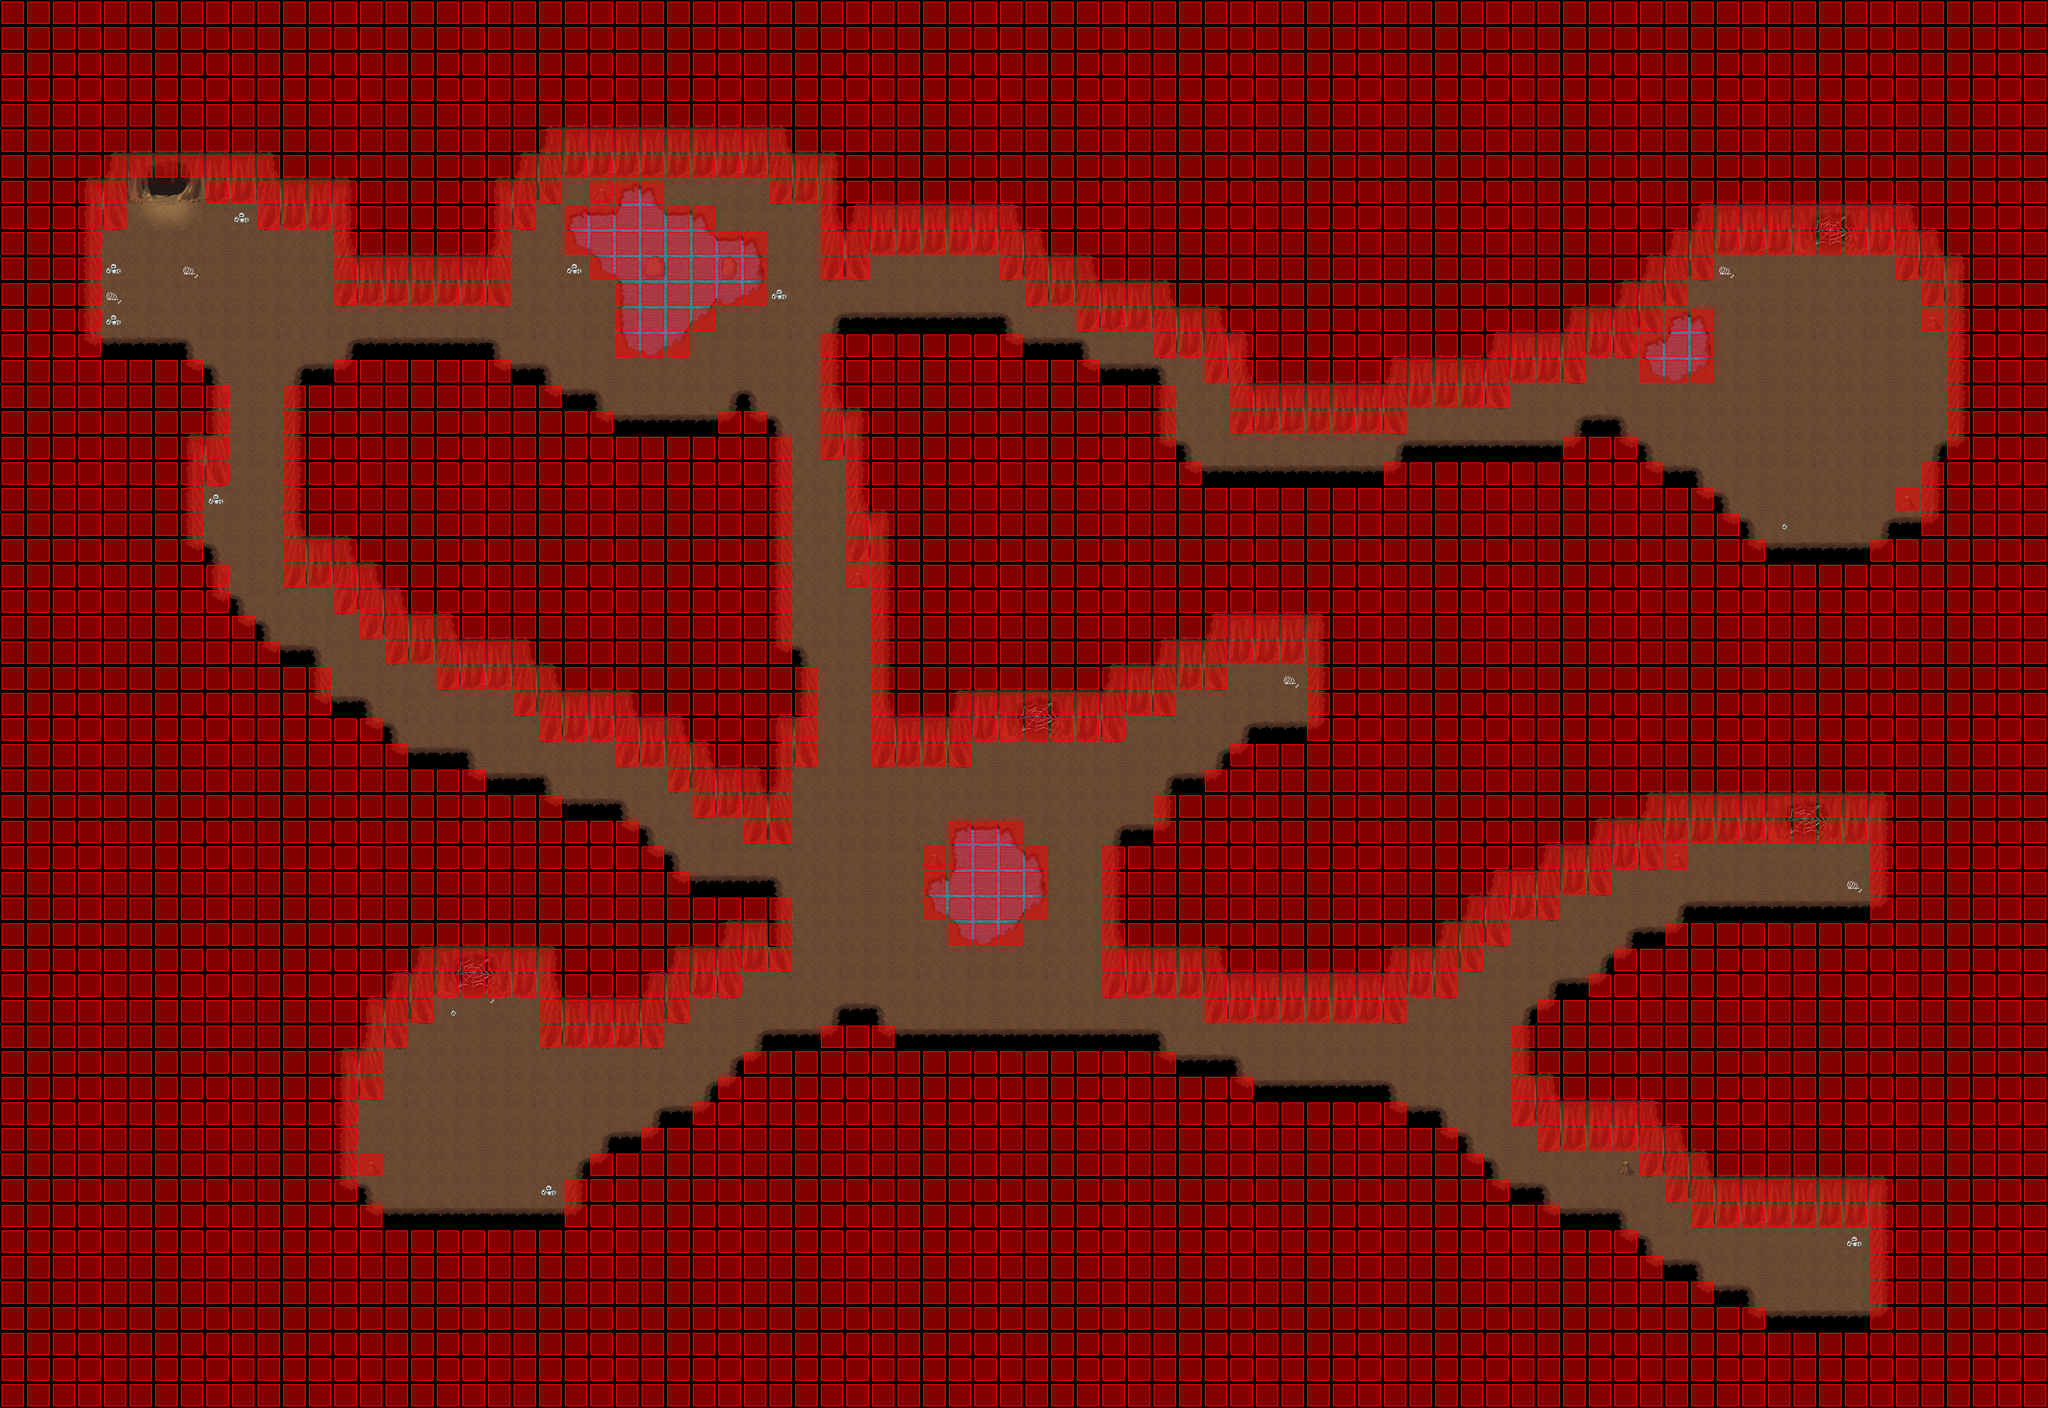

The image is a tile-based game level rendered from a .tmx file. Its description and source (layers, tilesets, objects; grid data summarised) follow:
An orthogonal 80x55 tile map with 32x32 px tiles, 6 tile layers (Ground, Ground, Ground, Fringe, ...), 8 tilesets and 6 objects (4x SPAWN, WARP, SCRIPT).

<map version="1.0" orientation="orthogonal" width="80" height="55" tilewidth="32" tileheight="32">
 <properties>
  <property name="AutoMappingRadius" value="10" />
  <property name="DeleteTiles" value="1" />
  <property name="music" value="inside2.ogg" />
 </properties>
 <tileset firstgid="1" name="collision1_32_32" tilewidth="32" tileheight="32">
  <image source="../graphics/tiles/collision1_32_32.png" width="1024" height="1024" />
 </tileset>
 <tileset firstgid="1025" name="misc1_32_64" tilewidth="32" tileheight="64">
  <image source="../graphics/tiles/misc1_32_64.png" width="1024" height="1024" />
 </tileset>
 <tileset firstgid="1537" name="automapping_set_cave_32_32" tilewidth="32" tileheight="32">
  <image source="../graphics/tiles/automapping_set_cave_32_32.png" width="1024" height="1024" />
 </tileset>
 <tileset firstgid="2561" name="cave1_32_32" tilewidth="32" tileheight="32">
  <image source="../graphics/tiles/cave1_32_32.png" width="1024" height="1024" />
 </tileset>
 <tileset firstgid="3585" name="cave1_32_64" tilewidth="32" tileheight="64">
  <image source="../graphics/tiles/cave1_32_64.png" width="1024" height="1024" />
 </tileset>
 <tileset firstgid="4097" name="cave2_32_32" tilewidth="32" tileheight="32">
  <image source="../graphics/tiles/cave2_32_32.png" width="1024" height="1024" />
 </tileset>
 <tileset firstgid="5121" name="cave3_32_32" tilewidth="32" tileheight="32">
  <image source="../graphics/tiles/cave3_32_32.png" width="1024" height="1024" />
 </tileset>
 <tileset firstgid="6145" name="cave4_32_32" tilewidth="32" tileheight="32">
  <image source="../graphics/tiles/cave4_32_32.png" width="1024" height="1024" />
 </tileset>
 <layer name="Ground" width="80" height="55">
  <data>[4400 cells, 4398 non-empty, 29 distinct tile ids]</data>
 </layer>
 <layer name="Ground" width="80" height="55">
  <data>[4400 cells, 104 non-empty, 34 distinct tile ids]</data>
 </layer>
 <layer name="Ground" width="80" height="55">
  <data>[4400 cells, 20 non-empty, 8 distinct tile ids]</data>
 </layer>
 <layer name="Fringe" width="80" height="55">
  <data>[4400 cells, 0 non-empty, 0 distinct tile ids]</data>
 </layer>
 <layer name="Over" width="80" height="55">
  <data>[4400 cells, 240 non-empty, 5 distinct tile ids]</data>
 </layer>
 <layer name="Collision" width="80" height="55">
  <data>[4400 cells, 3590 non-empty, 1 distinct tile ids]</data>
 </layer>
 <objectgroup name="Object" width="80" height="55">
  <object name="Fledermaus" type="SPAWN" x="128" y="224" width="2336" height="512">
   <properties>
    <property name="MAX_BEINGS" value="7" />
    <property name="MONSTER_ID" value="8" />
    <property name="SPAWN_RATE" value="20" />
   </properties>
  </object>
  <object name="Warp to iw-desert-cave01-o00-n01-n01" type="WARP" x="180" y="216" width="64" height="32">
   <properties>
    <property name="DEST_MAP" value="ow-n0005-p0005-o0000" />
    <property name="DEST_X" value="1904" />
    <property name="DEST_Y" value="3504" />
   </properties>
  </object>
  <object name="Vampirfledermaus" type="SPAWN" x="1856" y="1056" width="480" height="96">
   <properties>
    <property name="MAX_BEINGS" value="1" />
    <property name="MONSTER_ID" value="32" />
    <property name="SPAWN_RATE" value="20" />
   </properties>
  </object>
  <object name="Guffer" type="SPAWN" x="960" y="1152" width="416" height="160">
   <properties>
    <property name="MAX_BEINGS" value="1" />
    <property name="MONSTER_ID" value="39" />
    <property name="SPAWN_RATE" value="1" />
   </properties>
  </object>
  <object name="External Map Events" type="SCRIPT" x="0" y="0">
   <properties>
    <property name="FILENAME" value="scripts/maps/iw-bolero-cave-o00-o00-o00.lua" />
   </properties>
  </object>
  <object name="Fledermaus" type="SPAWN" x="448" y="736" width="1184" height="800">
   <properties>
    <property name="MAX_BEINGS" value="7" />
    <property name="MONSTER_ID" value="8" />
    <property name="SPAWN_RATE" value="20" />
   </properties>
  </object>
 </objectgroup>
</map>
